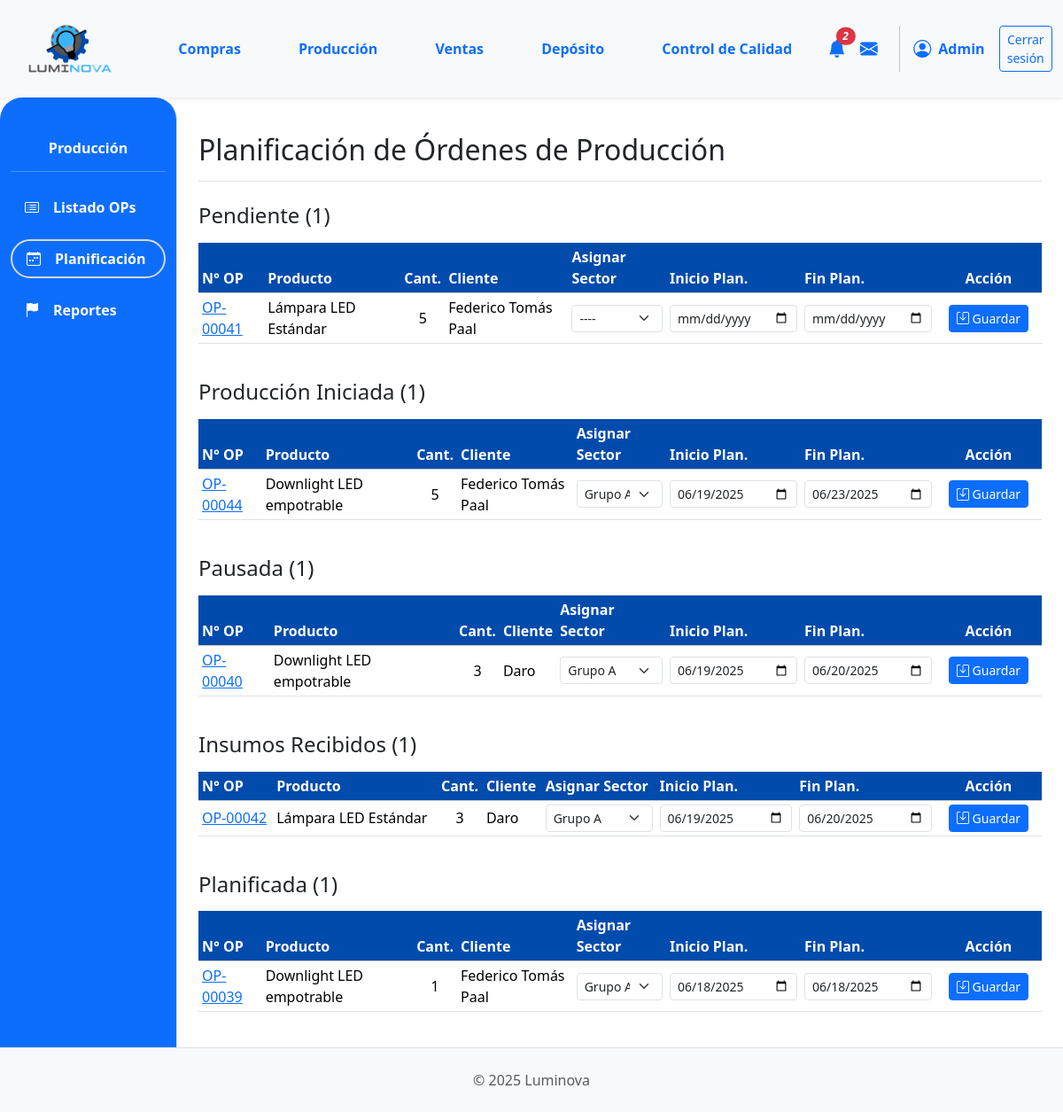
Page /produccion/planificacion/ (signed in) on the committed database.
### App_LUMINOVA/models.py (models this page shows, shortened)
class EstadoOrden(
    models.Model
):
    nombre = models.CharField(
        max_length=50, unique=True
    )

class OrdenProduccion(models.Model):
    numero_op = models.CharField(
        max_length=20, unique=True, verbose_name="N° Orden de Producción"
    )
    orden_venta_origen = models.ForeignKey(
        OrdenVenta,
        on_delete=models.SET_NULL,
        null=True,
        blank=True,
        related_name="ops_generadas",
    )
    producto_a_producir = models.ForeignKey(
        ProductoTerminado, on_delete=models.PROTECT, related_name="ordenes_produccion"
    )
    cantidad_a_producir = models.PositiveIntegerField()
    estado_op = models.ForeignKey(
        EstadoOrden,
        on_delete=models.SET_NULL,
        null=True,
        blank=True,
        related_name="ops_estado",
    )
    fecha_solicitud = models.DateTimeField(default=timezone.now)
    fecha_inicio_real = models.DateTimeField(null=True, blank=True)
    fecha_inicio_planificada = models.DateField(
        null=True, blank=True
    )
    fecha_fin_real = models.DateTimeField(null=True, blank=True)
    fecha_fin_planificada = models.DateField(null=True, blank=True)
    sector_asignado_op = models.ForeignKey(
        SectorAsignado,
        on_delete=models.SET_NULL,
        null=True,
        blank=True,
        related_name="ops_sector",
    )
    notas = models.TextField(null=True, blank=True, verbose_name="Notas")
    def get_estado_op_display(self):
        if self.estado_op:
            return self.estado_op.nombre
        return "Sin Estado Asignado"

class ProductoTerminado(models.Model):
    descripcion = models.CharField(max_length=255)  # Aumentado max_length
    categoria = models.ForeignKey(
        CategoriaProductoTerminado,
        on_delete=models.PROTECT,
        related_name="productos_terminados",
    )
    precio_unitario = models.DecimalField(max_digits=10, decimal_places=2, default=0.00)
    stock = models.IntegerField(default=0)
    modelo = models.CharField(max_length=50, blank=True, null=True)
    potencia = models.IntegerField(blank=True, null=True)
    acabado = models.CharField(max_length=50, blank=True, null=True)
    color_luz = models.CharField(max_length=50, blank=True, null=True)
    material = models.CharField(max_length=50, blank=True, null=True)
    imagen = models.ImageField(null=True, blank=True, upload_to="productos_terminados/")

class OrdenVenta(models.Model):
    ESTADO_CHOICES = [
        ("PENDIENTE", "Pendiente Confirmación"),
        ("CONFIRMADA", "Confirmada (Esperando Producción)"),
        ("INSUMOS_SOLICITADOS", "Insumos Solicitados"),
        ("PRODUCCION_INICIADA", "Producción Iniciada"),
        ("PRODUCCION_CON_PROBLEMAS", "Producción con Problemas"),
        ("LISTA_ENTREGA", "Lista para Entrega"),
        ("COMPLETADA", "Completada/Entregada"),
        ("CANCELADA", "Cancelada"),
    ]
    numero_ov = models.CharField(
        max_length=20, unique=True, verbose_name="N° Orden de Venta"
    )
    cliente = models.ForeignKey(
        Cliente, on_delete=models.PROTECT, related_name="ordenes_venta"
    )
    fecha_creacion = models.DateTimeField(default=timezone.now)
    estado = models.CharField(
        max_length=50, choices=ESTADO_CHOICES, default="PENDIENTE"
    )
    total_ov = models.DecimalField(
        max_digits=12, decimal_places=2, default=0.00, verbose_name="Total OV"
    )
    notas = models.TextField(blank=True, null=True)

class Cliente(models.Model):
    nombre = models.CharField(max_length=150, unique=True)
    direccion = models.TextField(blank=True)
    telefono = models.CharField(max_length=25, blank=True)
    email = models.EmailField(unique=True, null=True, blank=True)

class SectorAsignado(
    models.Model
):
    nombre = models.CharField(
        max_length=50, unique=True
    )

### App_LUMINOVA/views.py (the view, shortened to what this page needs)
# urls.py: path('produccion/planificacion/', planificacion_produccion_view, name='planificacion_produccion'),
@login_required
def planificacion_produccion_view(request):
    estados_finales = ['Completada', 'Cancelada']
    ops_para_planificar = OrdenProduccion.objects.exclude(
        estado_op__nombre__in=estados_finales
    ).select_related(
        'producto_a_producir', 'orden_venta_origen__cliente', 'estado_op', 'sector_asignado_op'
    ).order_by('estado_op__id', 'fecha_solicitud') # Ordenar por estado y luego por fecha
    sectores = SectorAsignado.objects.all().order_by('nombre')
    context = {
        'ops_para_planificar_list': ops_para_planificar,
        'sectores_list': sectores,
        'titulo_seccion': 'Planificación de Órdenes de Producción',
    }
    return render(request, 'produccion/planificacion.html', context)

### App_LUMINOVA/context_processors.py (called while the page is built)
def notificaciones_context(request):
    if not request.user.is_authenticated:
        return {}
    ops_con_problemas_count = Reportes.objects.filter(
        resuelto=False,
        orden_produccion_asociada__isnull=False
    ).values('orden_produccion_asociada_id').distinct().count()
    solicitudes_insumos_count = OrdenProduccion.objects.filter(
        estado_op__nombre__iexact='Insumos Solicitados'
    ).count()
    ocs_para_aprobar_count = Orden.objects.filter(
        tipo='compra',
        estado='BORRADOR'
    ).count()
    total_notificaciones = ops_con_problemas_count + solicitudes_insumos_count + ocs_para_aprobar_count
    return {
        'ops_con_problemas_count': ops_con_problemas_count,
        'solicitudes_insumos_count': solicitudes_insumos_count,
        'ocs_para_aprobar_count': ocs_para_aprobar_count,
        'total_notificaciones': total_notificaciones,
    }

### App_LUMINOVA/templates/produccion/planificacion.html (shortened to what this page needs)
{% extends 'padre.html' %}
{% load static %}
{% load django_bootstrap5 %}
{% block sidebar_content %}
    {% include 'produccion/produccion_sidebar.html' %}
{% endblock %}
{% block content %}
<div class="d-flex justify-content-between flex-wrap flex-md-nowrap align-items-center pt-3 pb-2 mb-3 border-bottom">
    <h1 class="h2">{{ titulo_seccion }}</h1>
</div>
{% regroup ops_para_planificar_list by get_estado_op_display as ops_por_estado %}
{% if ops_por_estado %}
    {% for estado_grupo in ops_por_estado %}
        <h4 class="mt-4 mb-3">{{ estado_grupo.grouper }} ({{ estado_grupo.list|length }})</h4>
        <div class="table-responsive">
            <table class="table table-sm table-hover align-middle">
                <thead class="table-light">
                    <tr>
                        <th style="background-color: #014BAC; color: white;">N° OP</th>
                        <th style="background-color: #014BAC; color: white;">Producto</th>
                        <th class="text-center" style="background-color: #014BAC; color: white;">Cant.</th>
                        <th style="background-color: #014BAC; color: white;">Cliente</th>
                        <th style="background-color: #014BAC; color: white;">Asignar Sector</th>
                        <th style="background-color: #014BAC; color: white;">Inicio Plan.</th>
                        <th style="background-color: #014BAC; color: white;">Fin Plan.</th>
                        <th class="text-center" style="width: 120px; background-color: #014BAC; color: white;">Acción</th>
                    </tr>
                </thead>
                <tbody>
                    {% for op in estado_grupo.list %}
                    <form method="post" action="{% url 'App_LUMINOVA:planificacion_produccion' %}">
                        <tr>
                            <td><a href="{% url 'App_LUMINOVA:produccion_detalle_op' op.id %}">{{ op.numero_op }}</a></td>
                            <td>{{ op.producto_a_producir.descripcion|truncatechars:25 }}</td>
                            <td class="text-center">{{ op.cantidad_a_producir }}</td>
                            <td>{{ op.orden_venta_origen.cliente.nombre|default_if_none:"N/A" }}</td>
                            <td>
                                <select name="sector_asignado_op" class="form-select form-select-sm">
                                    <option value="">----</option>
                                    {% for sector in sectores_list %}
                                    <option value="{{ sector.id }}" {% if op.sector_asignado_op == sector %}selected{% endif %}>
                                        {{ sector.nombre }}
                                    </option>
                                    {% endfor %}
                                </select>
                            </td>
                            <td>
                                <input type="date" name="fecha_inicio_planificada" value="{{ op.fecha_inicio_planificada|date:'Y-m-d'|default:'' }}" class="form-control form-control-sm">
                            </td>
                            <td>
                                <input type="date" name="fecha_fin_planificada" value="{{ op.fecha_fin_planificada|date:'Y-m-d'|default:'' }}" class="form-control form-control-sm">
                            </td>
                            <td class="text-center">
                                <button type="submit" class="btn btn-primary btn-sm">
                                    <i class="bi bi-save"></i> Guardar
                                </button>
                            </td>
                        </tr>
                    </form>
                    {% endfor %}
                </tbody>
            </table>
        </div>
    {% endfor %}
{% else %}
    <div class="alert alert-success mt-3" role="alert">
        <i class="bi bi-check-circle-fill"></i> ¡Excelente! No hay órdenes de producción activas para planificar.
    </div>
{% endif %}
{% endblock %}

### App_LUMINOVA/templates/shared/header.html (shortened to what this page needs)
{% load static %}
<header>
    <nav class="navbar navbar-expand-lg navbar-light bg-light shadow-sm p-0">
        <div class="container-fluid d-flex align-items-center">
            <div class="col-md-3 col-lg-1">
                <a class="navbar-brand d-flex align-items-center ms-3" href="{% url 'App_LUMINOVA:dashboard' %}">
                    <img src="{% static 'img/logo.png' %}" alt="Luminova Logo" height="100" width="100" class="d-inline-block align-text-top me-2">
                </a>
            </div>
            <div class="collapse navbar-collapse" id="navbarContent" style="padding-left: 5%;">
                <ul class="navbar-nav mb-2 mb-lg-0 d-flex justify-content-around w-100">
                    <li class="nav-item"><a class="nav-link text-primary fw-bold" href="{% url 'App_LUMINOVA:compras_lista_oc' %} ">Compras</a></li>
                    <li class="nav-item"><a class="nav-link text-primary fw-bold" href="{% url 'App_LUMINOVA:produccion_principal' %}">Producción</a></li>
                    <li class="nav-item"><a class="nav-link text-primary fw-bold" href="{% url 'App_LUMINOVA:ventas_lista_ov' %}">Ventas</a></li>
                    <li class="nav-item"><a class="nav-link text-primary fw-bold" href="{% url 'App_LUMINOVA:deposito_view' %}">Depósito</a></li>
                    <li class="nav-item"><a class="nav-link text-primary fw-bold" href="{% url 'App_LUMINOVA:control_calidad_view' %}">Control de Calidad</a></li>
                </ul>
                <div class="navbar-nav ms-auto d-flex flex-row align-items-center">
                    {% if user.is_authenticated %}
                        <div class="nav-item dropdown">
                            <a class="nav-link px-2" href="#" role="button" data-bs-toggle="dropdown" aria-expanded="false" title="Notificaciones">
                                <i class="bi bi-bell-fill fs-5 position-relative text-primary">
                                    {% if total_notificaciones > 0 %}
                                    <span class="position-absolute top-0 start-100 translate-middle badge rounded-pill bg-danger" style="font-size: 0.6em;">{{ total_notificaciones }}</span>
                                    {% endif %}
                                </i>
                            </a>
                        </div>
                        <div class="nav-item">
                             <a class="nav-link px-2" href="#" title="Mensajes"><i class="bi bi-envelope-fill fs-5 text-primary"></i></a>
                        </div>
                        <div class="nav-item d-flex align-items-center">
                             <i class="bi bi-person-circle fs-5 text-primary"></i>
                             <span class="ms-2 fw-bold text-primary">{{ user.first_name|default:user.username|capfirst }}</span>
                        </div>
                        <div class="nav-item ms-3">
                            <a class="btn btn-outline-primary btn-sm" href="{% url 'App_LUMINOVA:logout' %}">Cerrar sesión</a>
                        </div>
                    {% endif %}
                </div>
            </div>
        </div>
    </nav>
</header>

### App_LUMINOVA/static/css/custom.css (style rules this page uses)
html, body { height: 100%; margin: 0; }
body { display: flex; flex-direction: column; min-height: 100vh; }

### rows in the picture
EstadoOrden: grouper "Pendiente"
OrdenProduccion: numero_op "OP-00041", producto_a_producir.descripcion "Lámpara LED Estándar", cantidad_a_producir "5", orden_venta_origen.cliente.nombre "Federico Tomás Paal"
EstadoOrden: grouper "Producción Iniciada"
OrdenProduccion: numero_op "OP-00044", producto_a_producir.descripcion "Downlight LED empotrable", cantidad_a_producir "5", orden_venta_origen.cliente.nombre "Federico Tomás Paal", sector_asignado_op "Grupo A", fecha_inicio_planificada "06/19/2025", fecha_fin_planificada "06/23/2025"
EstadoOrden: grouper "Pausada"
OrdenProduccion: numero_op "OP-00040", producto_a_producir.descripcion "Downlight LED empotrable", cantidad_a_producir "3", orden_venta_origen.cliente.nombre "Daro", sector_asignado_op "Grupo A", fecha_inicio_planificada "06/19/2025", fecha_fin_planificada "06/20/2025"
EstadoOrden: grouper "Insumos Recibidos"
OrdenProduccion: numero_op "OP-00042", producto_a_producir.descripcion "Lámpara LED Estándar", cantidad_a_producir "3", orden_venta_origen.cliente.nombre "Daro", sector_asignado_op "Grupo A", fecha_inicio_planificada "06/19/2025", fecha_fin_planificada "06/20/2025"
EstadoOrden: grouper "Planificada"
OrdenProduccion: numero_op "OP-00039", producto_a_producir.descripcion "Downlight LED empotrable", cantidad_a_producir "1", orden_venta_origen.cliente.nombre "Federico Tomás Paal", sector_asignado_op "Grupo A", fecha_inicio_planificada "06/18/2025", fecha_fin_planificada "06/18/2025"

### other values in the picture
{{ total_notificaciones }} "2"
{{ user.first_name|default:user.username|capfirst }} "Admin"
{{ titulo_seccion }} "Planificación de Órdenes de Producción"
{{ estado_grupo.list|length }} "1" "1" "1" "1" "1"
